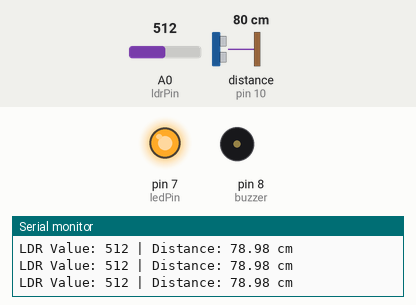
This sketch was run on a simulated Arduino Uno, built with avr-gcc and run on an emulated ATmega328P. On the bench: output pins drawn as LEDs (lit = HIGH), buzzer (waves = sounding), the last lines printed to the serial monitor. Wiring (inferred from the names in the program): ultrasonic range finder: trigger pin 9; echo pin 10. The inputs (shaded band) are chosen by the test bench; at power-on: distance to the obstacle (sensor on pin 10) 80 cm, A0 (ldrPin) = 512. The echo pulse lasts 58.3 µs per cm; pins used as bus, display or sensor lines are not drawn.

Above: at 1.2 s.
1.3 s: distance to the obstacle (sensor on pin 10) set to 5 cm
2.8 s: distance to the obstacle (sensor on pin 10) set to 2 cm
At 2.92 s:
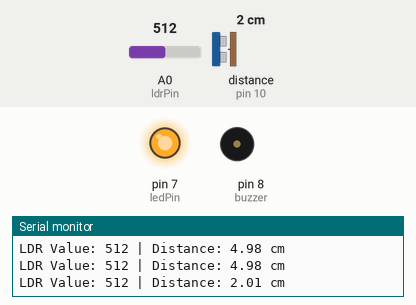
5.8 s: A0 (ldrPin) set to 109
8.8 s: A0 (ldrPin) set to 90
At 9.06 s:
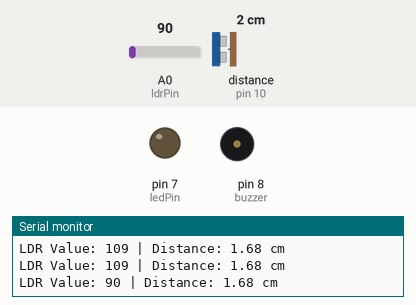
11.8 s: A0 (ldrPin) set to 110
At 11.93 s:
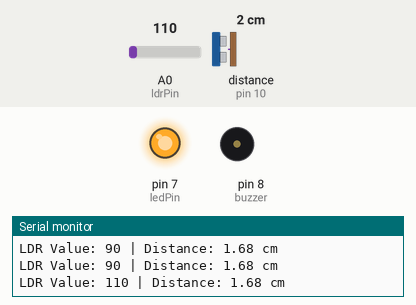
14.8 s: A0 (ldrPin) set to 0
At 14.99 s:
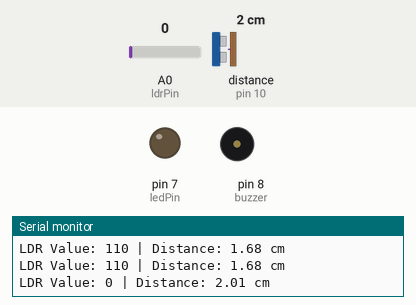
Timing chart, 0 to 18.8 s (numbered marks = the images above; inputs shaded):
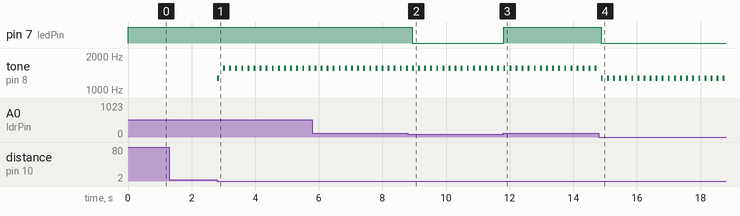

The sketch:

Arduino_Uno.ino
```cpp
// PIN DEFINITIONS
const int ldrPin   = A0;
const int ledPin   = 7;
const int trigPin  = 9;
const int echoPin  = 10;
const int buzzer   = 8;


long duration;
float distance;
int frequency;
int ldrValue;

const int ldrThreshold = 100;

void setup() {
  pinMode(ledPin, OUTPUT);
  pinMode(trigPin, OUTPUT);
  pinMode(echoPin, INPUT);
  pinMode(buzzer, OUTPUT);

  Serial.begin(9600);
}

void loop() {

  //  LDR + LED LOGIC
  ldrValue = analogRead(ldrPin);

  Serial.print("LDR Value: ");
  Serial.print(ldrValue);

  if (ldrValue > ldrThreshold) {
    digitalWrite(ledPin, HIGH);   // Bright → LED ON
  } else {
    digitalWrite(ledPin, LOW);    // Dark → LED OFF
  }

  //  ULTRASONIC SENSOR
  digitalWrite(trigPin, LOW);
  delayMicroseconds(2);
  digitalWrite(trigPin, HIGH);
  delayMicroseconds(10);
  digitalWrite(trigPin, LOW);

  duration = pulseIn(echoPin, HIGH);
  distance = (duration * 0.034) / 2;

  Serial.print(" | Distance: ");
  Serial.print(distance);
  Serial.println(" cm");

  //  BUZZER (PARKING SOUND)
  if (distance > 0 && distance <= 2.7) {


    frequency = map(distance * 100, 230, 10, 1000, 3000);
    frequency = constrain(frequency, 1000, 3000);

    tone(buzzer, frequency);
    delay(60);
    noTone(buzzer);
    delay(30);

  } else {
    noTone(buzzer);
  }

  delay(100);
}
```

Measured:
- the behaviour switches between 101 and 100 on A0 (ldrPin) (found by bisection; images 1 and 2)
- after the input at 2.8 s, tone on pin 8 (buzzer): silent → 1272 Hz at once, then repeats every 0.19 s: silent 0.13 s, 1563 Hz 0.06 s
- after the input at 8.8 s, pin 7 (ledPin): HIGH → LOW after 0.13 s
- after the input at 11.8 s, pin 7 (ledPin): LOW → HIGH at once
- after the input at 14.8 s, pin 7 (ledPin): HIGH → LOW after 0.07 s
